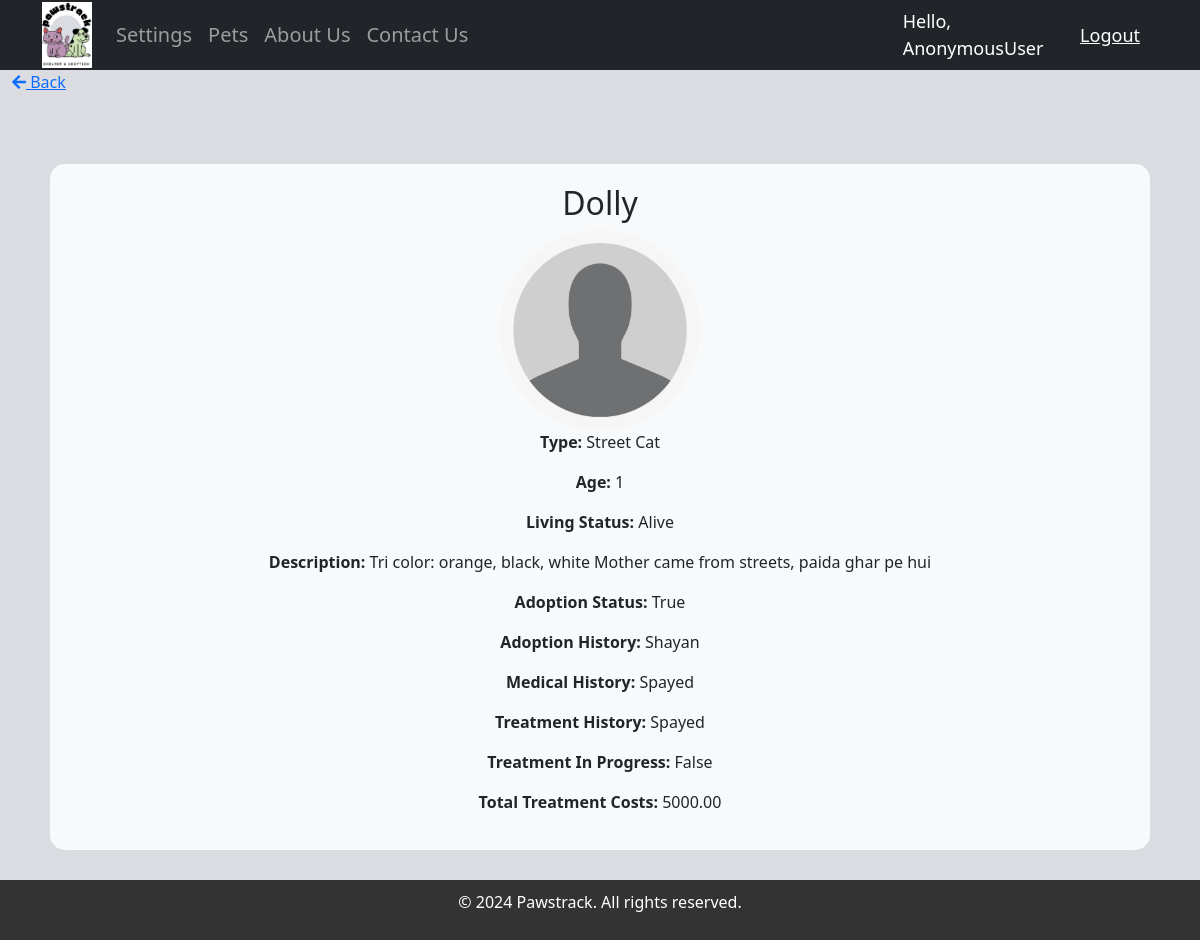
The page /pets/3/ on the database its author committed.
### accounts/models.py (models this page shows, shortened)
class Pet(models.Model):
	picture = models.ImageField(upload_to='pets/', default='default.png')
	name = models.CharField(max_length=200)
	age = models.IntegerField()
	animal_type = models.CharField(max_length=200)
	description = models.TextField()
	adopted = models.BooleanField(default=False)
	up_for_adoption = models.BooleanField(default=False)
	adoption_history = models.TextField(default='Never Adopted')
	medical_history = models.TextField(default='No Medical History')
	treatment_history = models.TextField(default='No Treatment History')
	treatment_in_progress = models.BooleanField(default=False)
	treatment_costs = models.DecimalField(max_digits=6, decimal_places=2, default=0.00)
	deceased = models.BooleanField(default=False)
	date_created = models.DateTimeField(auto_now_add=True, null=True)

### accounts/views.py (the view)
# urls.py: path('pets/<int:pk>/', PetDetailView.as_view(), name='pet_detail'),
class PetDetailView(DetailView):
	model = Pet

### accounts/templates/accounts/pet_detail.html (shortened to what this page needs)
{% extends 'accounts/main.html' %}
{% load static %}
{% block content %}
<div class="back-button">
    <a href="{% url 'pet_list' %}"><i class="fas fa-arrow-left"></i> Back</a>
</div>
<div class="container">
    <div class="section-container">
        <h2>{{ pet.name }}</h2>
        <img class="pet-image" src="{{ pet.picture.url }}" alt="{{ pet.name }}">
        <p><strong>Type:</strong> {{ pet.animal_type }}</p>
        <p><strong>Age:</strong> {{ pet.age }}</p>
        <p><strong>Living Status:</strong> {% if pet.deceased %}Deceased {% else %} Alive {% endif %}</p>
        <p><strong>Description:</strong> {{ pet.description }}</p>
        <p><strong>Adoption Status:</strong> {{ pet.adopted }}</p>
        <p><strong>Adoption History:</strong> {{ pet.adoption_history }}</p>
        <p><strong>Medical History:</strong> {{ pet.medical_history }}</p>
        <p><strong>Treatment History:</strong> {{ pet.treatment_history }}</p>
        <p><strong>Treatment In Progress:</strong> {{ pet.treatment_in_progress }}</p>
        <p><strong>Total Treatment Costs:</strong> {{ pet.treatment_costs }}</p>
    </div>
</div>
{% endblock %}

### static/css/main.css (style rules this page uses)
body { background-color: #dbdce2; }

### accounts/templates/accounts/pet_detail.html (style rules this page uses)
.container { display: flex; flex-direction: column; align-items: center; justify-content: center; margin: 0 auto; width: 100%; padding: 20px; margin-top: 50px; margin-bottom: 10px; }
.section-container { width: 100%; padding: 20px; background-color: #f8f9fa; border-radius: 15px; text-align: center; }
.pet-image { width: 200px; height: 200px; object-fit: cover; border-radius: 50%; }

### rows shown on the page
Pet: name "Dolly", picture (placeholder picture), animal_type "Street Cat", age "1", description "Tri color: orange, black, white Mother came from streets, paida ghar pe hui", adopted "True", adoption_history "Shayan", medical_history "Spayed", treatment_history "Spayed", treatment_in_progress "False", treatment_costs "5000.00"

### other values the page prints
{{ request.user }} "AnonymousUser"
